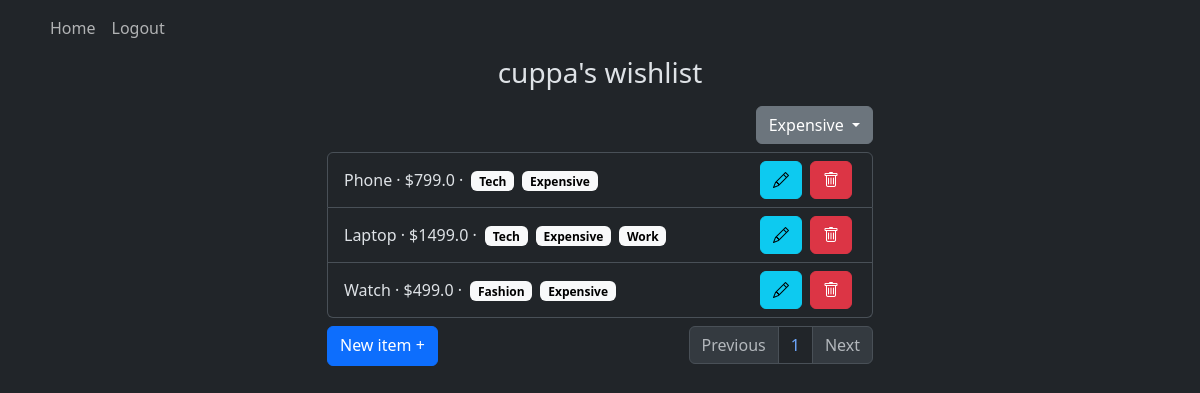
Screenshot of /?filter=Expensive (signed in) with the database file from the repository.
### website/models.py (models this page shows)
class User(db.Model, UserMixin):
    id = db.Column(db.Integer, primary_key=True)
    username = db.Column(db.String(40), unique=True)
    password = db.Column(db.String(40))
    items = db.relationship('Item')

class Category(db.Model):
    id = db.Column(db.Integer, primary_key=True)
    name = db.Column(db.String(40), unique=True)

class Item(db.Model):
    id = db.Column(db.Integer, primary_key=True)
    name = db.Column(db.String(150))
    price = db.Column(db.Float)
    url = db.Column(db.String(500))
    date = db.Column(db.DateTime(timezone=True), default=func.now())
    user_id = db.Column(db.Integer, db.ForeignKey('user.id'))
    categories = db.relationship("Category", secondary=item_category, backref="items")

### website/views.py (the view)
@views.route('/', methods=["GET", "POST"])
@login_required
def home():
    items = current_user.items
    filters = [category.name for category in Category.query.all()]
    filter = request.args.get("filter")
    if filter:
        items = [item for item in items if str(filter) in [category.name for category in item.categories]]
    page = request.args.get("page", 1, type=int)
    page_size = 8
    start = (page - 1) * page_size
    end = start + page_size
    pages = (len(items) + page_size - 1) // page_size
    page_items = items[start:end]
    return render_template(
        "home.html",
        user=current_user,
        items=page_items,
        page=page,
        pages=pages,
        filter=filter,
        filters=filters
    )

### website/__init__.py (called while the page is built)
def create_app():
    app = Flask(__name__)
    app.config['SECRET_KEY'] = 'secret'
    app.config['SQLALCHEMY_DATABASE_URI'] = f"sqlite:///{DB_NAME}"
    db.init_app(app)
    from .views import views
    from .auth import auth
    app.register_blueprint(views, url_prefix='/')
    app.register_blueprint(auth, url_prefix='/')
    from .models import User, Item
    create_database(app)
    login_manager = LoginManager()
    login_manager.login_view = "auth.login"
    login_manager.init_app(app)
    @login_manager.user_loader
    def load_user(id):
        return User.query.get(int(id))
    return app

### website/templates/home.html (shortened to what this page needs)
{% extends "base.html" %}
{% block content %}
<h3 align="center" class="mb-3">{{ user.username }}'s wishlist</h3>
<div class="col-6 offset-md-3">
    <div class="dropdown mb-2" align="right">
        <button class="btn btn-secondary dropdown-toggle" type="button" data-bs-toggle="dropdown" aria-expanded="false">
            {% if filter == None %}All{% else %}{{ filter }}{% endif %}
        </button>
    </div>
    <ul class="list-group mb-2" id="items">
        {% if items %}
            {% for item in items %}
            <li class="list-group-item justify-content-between d-flex" style="align-items:center;">
                <div class="d-inline-block" style="align-items:center;">
                    {{ item.name }} &middot;
                    ${{ item.price}} &middot;
                    <div class="d-inline-flex flex-wrap">
                    {% for category in item.categories %}
                    <span class="badge text-bg-light mx-1" style="height:20px;overflow:none;">{{ category.name }}</span>
                    {% endfor %}
                    </div>
                </div>
                <div class="d-flex">
                    <button type="button" class="btn btn-info bi-pencil mx-1" onclick="window.location.href='{{ url_for('views.edit_item', id=item.id) }}';"></button>
                    <button type="button" class="btn btn-danger bi-trash mx-1" onclick="deleteItem({{ item.id }})"></button>
                </div>
            </li>
            {% endfor %}
        {% else %}
        <li class="list-group-item justify-content-between d-flex" style="align-items:center;">
            <div class="d-flex" style="align-items:center;">
                No items to show.
            </div>
        </li>
        {% endif %}
    </ul>
    <div class="d-flex justify-content-between">
        <a type="submit" href="{{ url_for('views.add_item') }}" class="btn btn-primary" style="height:40px;">New item +</a>
        <nav aria-label="Page navigation example">
            <ul class="pagination justify-content-center">
                <li class={% if page > 1 %}"page-item"{% else %}"page-item disabled"{% endif %}>
                    <a class="page-link" href="{{ url_for("views.home", page=page-1) }}">Previous</a>
                </li>
                <li class="page-item"><a class="page-link" href="#">{{ page }}</a></li>
                <li class={% if page < pages %}"page-item"{% else %}"page-item disabled"{% endif %}>
                    <a class="page-link" href="{{ url_for("views.home", page=page+1) }}">Next</a>
                </li>
            </ul>
        </nav>
    </div>
</div>
{% endblock %}

### rows the page displays
User: username "cuppa"
Category: name "Expensive"
Item: name "Phone", price "799.0"
Category: name "Tech"
Item: name "Laptop", price "1499.0"
Category: name "Work"
Item: name "Watch", price "499.0"
Category: name "Fashion"

### other values shown
{{ page }} "1"
